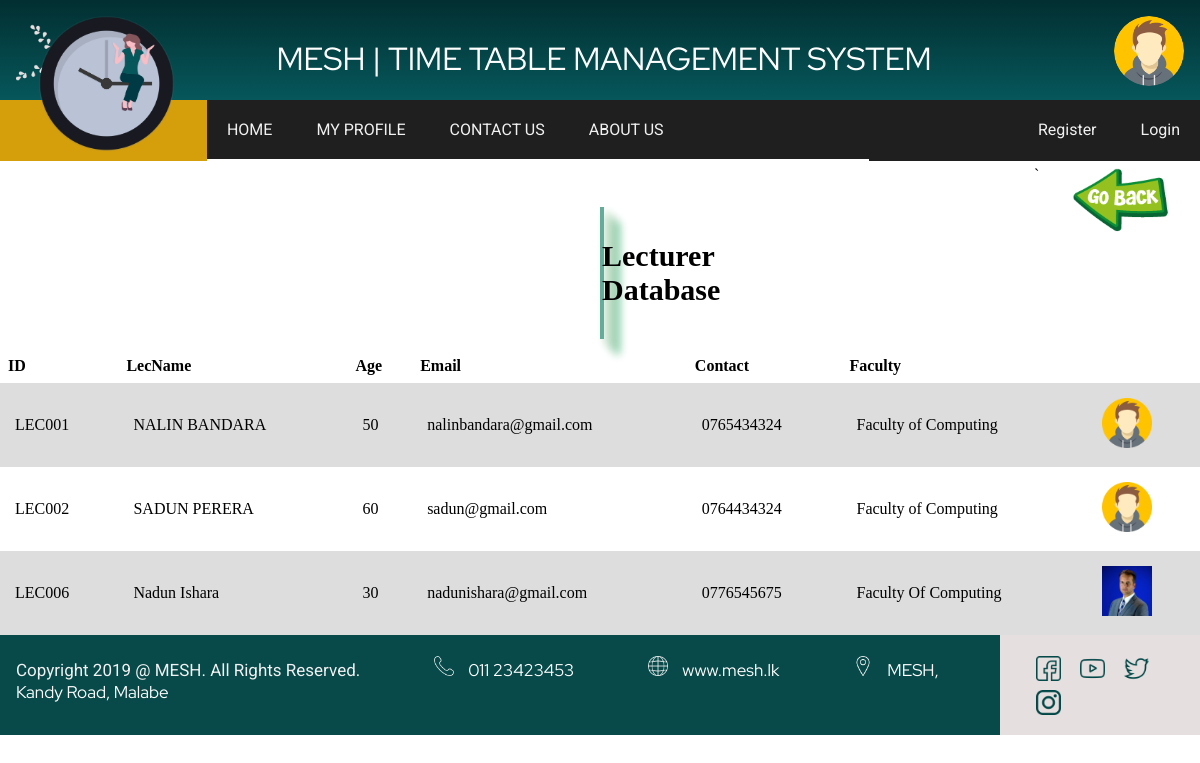
The app's page /lecturerDatabase.php with its own data.
### tables this page shows
CREATE TABLE `lecturer` (
  `userID` varchar(20) NOT NULL,
  `LecturerName` varchar(50) NOT NULL,
  `LecturerAge` int(11) NOT NULL,
  `LecturerEmail` varchar(50) NOT NULL,
  `LecturerContact` varchar(10) NOT NULL,
  `LecturerFacluty` varchar(50) NOT NULL,
  `ProfilePic` varchar(1000) DEFAULT 'images/user.png',
  `pwd` varchar(1000) NOT NULL
);

### lecturerDatabase.php (the view, shortened to what this page needs)
<?php
$servername = 'localhost';
$username = 'root';
$password = '';
$database = 'mesh';
  $conn = new mysqli ($servername,$username,$password,$database);
  if (isset($_SESSION['userName'])) {
    $userID = $_SESSION['userName'];
    if (strpos($_SESSION['userName'], 'LEC') !== false) {
        $proTable = 'Lecturer';
    } else if (strpos($_SESSION['userName'],'AD') !== false) {
        $proTable = 'admin';
    } else if (strpos($_SESSION['userName'],'IT') !== false) {
        $proTable = 'studentreg';
    }
    $userID = $_SESSION['userName'];
    $resultPic = $conn -> query("SELECT * FROM $proTable WHERE userId='$userID'") OR die(mysqli_error());
if (mysqli_num_rows($resultPic) > 0) {
         while ($row2 = mysqli_fetch_array($resultPic)) {
            $avatar = $row2['ProfilePic'];
         }
     }
} else {
    $avatar = "images/user.png";
}
 ?>
<!DOCTYPE html>
<html>
<head>
</head>
<header>
    <div class="head">
        <div>
            <img src=" Images/logo.png" id="logo_timetable" width="200px" class="center" alt="LOGO">
        </div>
        <div>
            <h1 id="Header">MESH | TIME TABLE MANAGEMENT SYSTEM</h1>
        </div>
        <div class="header_box">
            <div id="box1">
                <a href="log.php"><img src="<?php echo $avatar ?>" alt="AVATAR" width="100px" id="Header_logo"></a>
            </div>
            <div id="box2">
                <h1><a href="" id="Login">LOGIN</a></h1>
            </div>`
        </div>
    </div>
</header>
<div id="navigation_bar">
    <div id="navi2">
        <ul class="nav">
            <a href="index.php">
                <li>HOME</li>
            </a>
            <a href="userProfileStu.php">
                <li>MY PROFILE</li>
            </a>
            <a href="contact.php">
                <li>CONTACT US</li>
            </a>
            <a href="About.php">
                <li>ABOUT US</li>
            </a>
        </ul>
    </div>
    <div id="navi3">
        <ul class="nav2">
            <?php
                if (isset($_SESSION['userName'])) {
                    echo "<a href='index.php'>
                    <li>
  <div class='dropdown'>
  <button class='dropbtn'>".$_SESSION['userName']."</button>
  <div class='dropdown-content'>
    <a href='PHP/logout.php'>Log Out</a>
  </div>
</div>
                    </li>
                </a>";
                } else {
                    echo "<a href='Registration.php'><li id='regT'>Register</li></a>
                    <a href='log.php'><li id='logT'>Login</li>
                    </a>";
                }
                ?>
        </ul>
    </div>
</div>
    <div>
        <a href="admin.php"> <img src="SenuraImages/go-back-button.png" alt="go back" id="go-back-button" onmouseover="this.src='SenuraImages/go-back-button-hover.png'" onmouseout="this.src='SenuraImages/go-back-button.png'"> </a>
    </div>
    <br><br>
    <section id="Lecture-Insert-Page-Grid">
        <section class="manage-table-grid">
            <div class="page-topic">
                <h1 align="center" style="font-size: 30px;">Lecturer Database</h1>
            </div>
            <table>
<tr>
    <th>ID</th>
    <th>LecName</th>
    <th>Age</th>
    <th>Email</th>
    <th>Contact</th>
    <th>Faculty</th>
</tr>
<?php
$servername = 'localhost';
$username = 'root';
$password = '';
$database = 'mesh';
  $conn = new mysqli ($servername,$username,$password,$database);
  $sql = "SELECT *FROM lecturer";
  $result = $conn->query($sql);
  $count = mysqli_num_rows($result);
  if($count == TRUE)
  {
        while($row = $result->fetch_assoc())
        {
            echo "<tr><td>".$row["userID"]."</td><td>".$row["LecturerName"]."</td><td>".$row["LecturerAge"]."</td><td>".$row["LecturerEmail"]."</td><td>".$row["LecturerContact"]."</td><td>".$row["LecturerFacluty"]."</td><td>"."<img height='50' width ='50' src=".$row['ProfilePic'].">"."</tr>";
        }
  }
  else
  {
      echo "No data in the Database";
  }
?>
    </table>
        </section>
    </section>
</body>
<footer>
    <div class="foot">
        <div>
            <div class="allrights">
                <h3 id="Foot_copyright" style="display: inline">Copyright 2019 @ MESH. All Rights Reserved.</h3>
                <img class="iconF1" src="Images/callBlue.png" style="display:inline">
                <p class="linkF" style="display:inline">011 23423453</p>
                <img class="iconF1" src="Images/webBlue.png" style="display:inline">
                <p class="linkF" style="display:inline">www.mesh.lk</p>
                <img class="iconF1" src="Images/placeBlue.png" style="display:inline">
                <p class="linkF" style="display:inline">MESH, Kandy Road, Malabe</p>
            </div>
        </div>
        <div>
            <div>
                <a href="https://www.facebook.com"><img id="fb" class="iconF" alt="Facebook" src="Images/facebook.png" onmouseout="this.src='images/facebook.png'" onmouseover="this.src='images/facebookO.png'"></a>
                <a href="https://www.youtube.com"><img id="yt" class="iconF" alt="YouTube" src="Images/youtube.png" onmouseover="this.src='images/youtubeO.png'" onmouseout="this.src='images/youtube.png'"></a>
                <a href="https://twitter.com"><img id="tw" class="iconF" alt="Twitter" src="Images/twitter.png" onmouseover="this.src='images/twitterO.png'" onmouseout="this.src='images/twitter.png'"></a>
                <a href="https://www.instagram.com"><img id="in" class="iconF" alt="Instagram" src="Images/instagram.png" onmouseover="this.src='images/instagramO.png'" onmouseout="this.src='images/instagram.png'"></a>
            </div>
        </div>
    </div>
</footer>
</html>

### css/styleSheet.css (style rules this page uses)
body, html { margin: 0; padding: 0; }
.head { display: grid; grid-template-columns: 1fr 5fr 1fr; grid-auto-rows: 100px; }
.head>div { background: linear-gradient(rgb(2, 47, 49), #06575B); padding: 1em }
.head>div:nth-child(odd) { background: linear-gradient(rgb(2, 47, 49), #06575B); padding: 1em; }
#Header { text-align: center; color: white; font-family: 'Red Hat Display', sans-serif; font-weight: normal; margin-top: center; }
#Login { text-decoration: none; color: #ffffff; font-size: 16px; margin: 0; }
.header_box { display: grid; grid-template-rows: 70px; }
#box1 { margin-left: 80px; }
#box2 { margin-left: 55px }
ul.nav { outline: none; margin-top: 0px; list-style-type: none; background: #201f1f; padding: 20px 0px; display: block; }
ul.nav li { font-family: 'Roboto', sans-serif; display: inline; color: #f1f1f1; padding: 20px 20px; margin: 0; }
ul.nav2 { float: right; outline: none; margin-top: 0px; list-style-type: none; background: #201f1f; padding: 20px 0px; display: block; }
#navi3 { background: #201f1f; height: 61px; }
#navi2 { background: #201f1f; height: 58px; }
ul.nav2 li { font-family: 'Roboto', sans-serif; display: inline; color: #f1f1f1; padding: 20px 20px; margin: 0; }
#logo_timetable { height: 135px; width: auto; }
ul.nav { margin-top: 0px; list-style-type: none; background: #201f1f; padding: 20px 0px; }
ul.nav2 { margin-top: 0px; list-style-type: none; background: #201f1f; padding: 20px 0px; }
ul.nav li { display: inline; color: #f1f1f1; padding: 20px 20px; display: block; display: inline; }
ul.nav a { text-decoration: none; color: white; }
ul.nav2 a { text-decoration: none; color: white; }
#navigation_bar { display: grid; grid-template-columns: 2.5fr 8fr 4fr; }
#Header_logo { padding: 0px; margin: 0px; margin-top: 0px; border-radius: 50%; height: 70px; width: 70PX; }
h3 { font-weight: normal; }
#Foot_copyright { font-family: 'Roboto', sans-serif; font-size: 17px; color: #f1f1f1; }
.foot { display: grid; grid-template-columns: 5fr 1fr; margin-top: 0px; }
.foot>div { background: rgb(230, 223, 223); padding: 1em; }
.foot>div:nth-child(odd) { background: rgb(8, 73, 73) }
.iconF1 { height: 20px; width: auto; display: inline; margin-left: 70px; margin-right: 10px; margin-top: 5px; }
.iconF { height: 25px; width: auto; display: inline; margin-left: auto; margin-right: auto; margin-top: 5px; padding-right: 15px; }
#fb { position: relative; left: 20px }
#yt { position: relative; left: 20px }
#tw { position: relative; left: 20px }
#in { position: relative; left: 20px }
.linkF { margin-top: 0px; font-family: 'Red Hat Display', sans-serif; font-size: 17px; color: #ffffff; }
#go-back-button { width: 100px; float: right; margin-right: 30px; }
.home-grid-box h3, p { font-family: 'Red Hat Display', sans-serif; text-align: center; }
h3 { font-family: 'Roboto', sans-serif; font-weight: normal; }
.page-topic { border: rgb(100, 172, 154) 2px solid; box-shadow: 5px 5px 8px rgb(176, 216, 181), 10px 10px 8px rgb(115, 177, 139), 15px 15px 8px rgb(66, 180, 117); margin: 10px 600px 10px 600px; }
.manage-table-grid table { border-collapse: collapse; width: 100%; padding: 30px; }
.manage-table-grid td, th { padding: 8px; text-align: left; }
.manage-table-grid tr:nth-child(even) { background-color: #dddddd; }
#Lecture-Insert-Page-Grid table td { padding: 15px; }
a { text-decoration: none; }

### records on screen
lecturer: userID "LEC001", LecturerName "NALIN BANDARA", LecturerAge "50", LecturerEmail "nalinbandara@gmail.com", LecturerContact "0765434324", LecturerFacluty "Faculty of Computing", ProfilePic (placeholder picture)
lecturer: userID "LEC002", LecturerName "SADUN PERERA", LecturerAge "60", LecturerEmail "sadun@gmail.com", LecturerContact "0764434324", LecturerFacluty "Faculty of Computing", ProfilePic (placeholder picture)
lecturer: userID "LEC006", LecturerName "Nadun Ishara", LecturerAge "30", LecturerEmail "nadunishara@gmail.com", LecturerContact "0776545675", LecturerFacluty "Faculty Of Computing", ProfilePic (picture)
